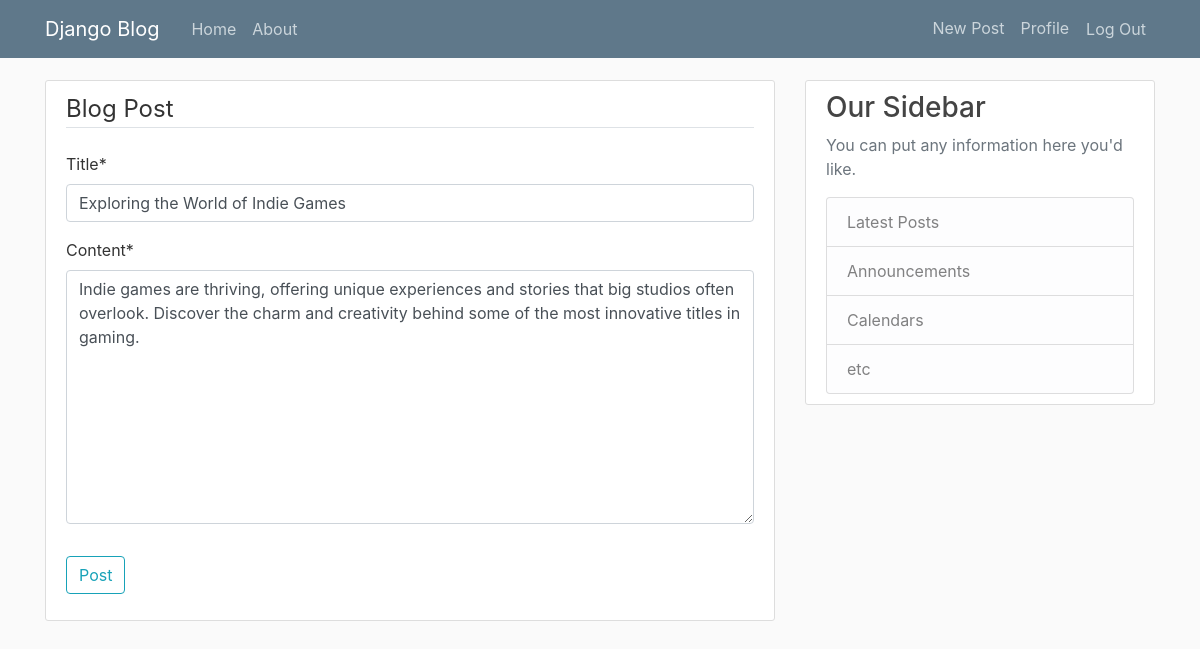
/post/18/update/ (signed in), run on the app's committed database.
### blog/models.py (models this page shows, shortened)
class Post(models.Model):
    title = models.CharField(max_length=100)
    content = models.TextField()
    date_posted = models.DateTimeField(default=timezone.now)
    author = models.ForeignKey(User, on_delete=models.CASCADE)

### blog/views.py (the view, shortened to what this page needs)
# urls.py: path('post/<int:pk>/update/', views.PostUpdateView.as_view(), name='post-update'),
class PostUpdateView(LoginRequiredMixin, UserPassesTestMixin, UpdateView):
    model = Post
    fields = ['title', 'content']
    def test_func(self):
        post = self.get_object()
        if self.request.user == post.author:
            return True
        return False

### templates/blog/post_form.html (shortened to what this page needs)
{% extends "blog/base.html" %}
{% load crispy_forms_tags %}
{% block content %}
    <div class="content-section">
        <form method="POST">
            <fieldset class="form-group">
                <legend class="border-bottom mb-4">Blog Post</legend>
                    {{ form|crispy }}
            </fieldset>
            <div class="form-group">
                <button class="btn btn-outline-info" type="submit">Post</button>
            </div>
        </form>
    </div>
{% endblock content %}

### blog/static/blog/main.css (style rules this page uses)
body { background: #fafafa; color: #333333; margin-top: 5rem; }
.content-section { background: #ffffff; padding: 10px 20px; border: 1px solid #dddddd; border-radius: 3px; margin-bottom: 20px; }

### data on the page
Post: title "Exploring the World of Indie Games", content "Indie games are thriving, offering unique experiences and stories that big studios often overlook. Discover the charm and creativity behind some of the most innovative titles in gaming."
